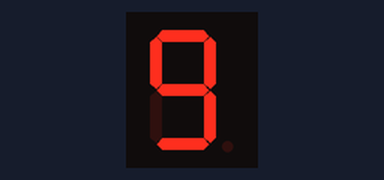
This sketch was run on a simulated Arduino Uno, built with avr-gcc and run on an emulated ATmega328P. Shown: 1-digit seven-segment display. Wiring (inferred from the names in the program): 1-digit 7-segment display, segments lit when HIGH: segments pin 9, pin 10, pin 11, pin 12, pin 13, pin 8, pin 7. The segment pins are drawn as the display they are named for.

Above: at 0.1 s.
At 1.1 s:
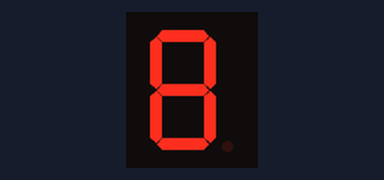
At 2.1 s:
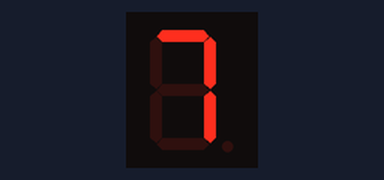
At 4.1 s:
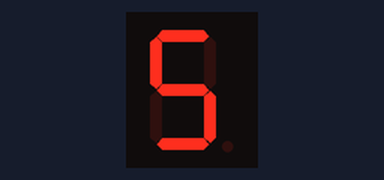
At 6.1 s:
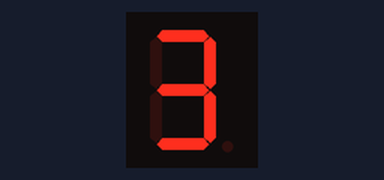
At 9.1 s:
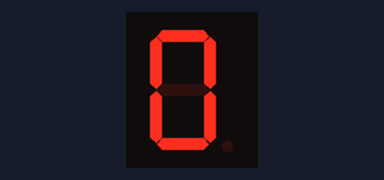

The sketch:

counterDown.ino
```cpp
// Konfigurasi pin untuk 7-segment display
const int segmentPins[] = {9, 10, 11, 12, 13, 8, 7}; // A, B, C, D, E, F, G

// Representasi biner dari setiap angka (0-9) pada 7-segment display
// Setiap bit mewakili sebuah segmen (A-G), dengan 1 = ON dan 0 = OFF
const byte numbers[10] = {
  0b1111110, // 0
  0b0110000, // 1
  0b1101101, // 2
  0b1111001, // 3
  0b0110011, // 4
  0b1011011, // 5
  0b1011111, // 6
  0b1110000, // 7
  0b1111111, // 8
  0b1111011  // 9
};

void setup() {
  // Atur semua pin segmen sebagai OUTPUT
  for (int i = 0; i < 7; i++) {
    pinMode(segmentPins[i], OUTPUT);
  }
}

void loop() {
  for (int num = 9; num >= 0; num--) {
    displayNumber(num); // Tampilkan angka saat ini
    delay(1000);        // Tunggu selama 1 detik
  }
}

// Fungsi untuk menampilkan angka pada 7-segment display
void displayNumber(int num) {
  byte segments = numbers[num]; // Dapatkan representasi biner dari angka

  for (int i = 0; i < 7; i++) {
    // Tulis HIGH atau LOW ke setiap pin segmen berdasarkan nilai bit
    digitalWrite(segmentPins[i], (segments & (1 << (6 - i))) ? HIGH : LOW);
  }
}
```

Measured:
- by itself, everything shown: repeats every 10.0 s, in 10 steps
- what the display in image 1 shows lasts 1.0 s, from 1.0 s to 2.0 s
